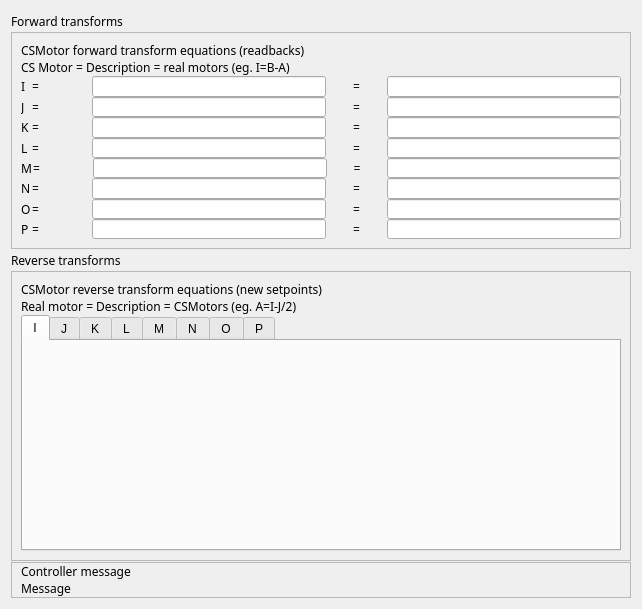
<?xml version="1.0" encoding="UTF-8"?>
<ui version="4.0">
 <class>EFrame</class>
 <widget class="QEFrame" name="EFrame">
  <property name="geometry">
   <rect>
    <x>0</x>
    <y>0</y>
    <width>642</width>
    <height>609</height>
   </rect>
  </property>
  <property name="sizePolicy">
   <sizepolicy hsizetype="Expanding" vsizetype="Expanding">
    <horstretch>0</horstretch>
    <verstretch>0</verstretch>
   </sizepolicy>
  </property>
  <property name="minimumSize">
   <size>
    <width>0</width>
    <height>1</height>
   </size>
  </property>
  <property name="windowTitle">
   <string>Kinematics</string>
  </property>
  <layout class="QVBoxLayout" name="verticalLayout" stretch="1,3,1,4,0">
   <property name="spacing">
    <number>1</number>
   </property>
   <item>
    <widget class="QLabel" name="label_20">
     <property name="maximumSize">
      <size>
       <width>16777215</width>
       <height>20</height>
      </size>
     </property>
     <property name="font">
      <font>
       <family>Abyssinica SIL</family>
       <pointsize>9</pointsize>
      </font>
     </property>
     <property name="text">
      <string>Forward transforms</string>
     </property>
    </widget>
   </item>
   <item>
    <widget class="QFrame" name="frame">
     <property name="sizePolicy">
      <sizepolicy hsizetype="Expanding" vsizetype="Expanding">
       <horstretch>0</horstretch>
       <verstretch>0</verstretch>
      </sizepolicy>
     </property>
     <property name="minimumSize">
      <size>
       <width>0</width>
       <height>1</height>
      </size>
     </property>
     <property name="frameShape">
      <enum>QFrame::StyledPanel</enum>
     </property>
     <property name="frameShadow">
      <enum>QFrame::Raised</enum>
     </property>
     <layout class="QVBoxLayout" name="verticalLayout_3">
      <property name="spacing">
       <number>0</number>
      </property>
      <item>
       <widget class="QLabel" name="label_2">
        <property name="font">
         <font>
          <family>Abyssinica SIL</family>
          <pointsize>9</pointsize>
         </font>
        </property>
        <property name="text">
         <string>CSMotor forward transform equations (readbacks)</string>
        </property>
       </widget>
      </item>
      <item>
       <widget class="QLabel" name="label_19">
        <property name="font">
         <font>
          <family>Abyssinica SIL</family>
          <pointsize>9</pointsize>
         </font>
        </property>
        <property name="text">
         <string>CS Motor = Description = real motors (eg. I=B-A)</string>
        </property>
       </widget>
      </item>
      <item>
       <layout class="QVBoxLayout" name="verticalLayout_2">
        <property name="spacing">
         <number>0</number>
        </property>
        <item>
         <layout class="QHBoxLayout" name="horizontalLayout" stretch="0,1,4,1,4">
          <property name="spacing">
           <number>1</number>
          </property>
          <item>
           <widget class="QLabel" name="label_21">
            <property name="sizePolicy">
             <sizepolicy hsizetype="Preferred" vsizetype="Preferred">
              <horstretch>0</horstretch>
              <verstretch>0</verstretch>
             </sizepolicy>
            </property>
            <property name="minimumSize">
             <size>
              <width>10</width>
              <height>0</height>
             </size>
            </property>
            <property name="font">
             <font>
              <family>Abyssinica SIL</family>
              <pointsize>9</pointsize>
             </font>
            </property>
            <property name="text">
             <string>I</string>
            </property>
           </widget>
          </item>
          <item>
           <widget class="QLabel" name="label_3">
            <property name="sizePolicy">
             <sizepolicy hsizetype="Preferred" vsizetype="Expanding">
              <horstretch>0</horstretch>
              <verstretch>0</verstretch>
             </sizepolicy>
            </property>
            <property name="minimumSize">
             <size>
              <width>0</width>
              <height>0</height>
             </size>
            </property>
            <property name="font">
             <font>
              <family>Abyssinica SIL</family>
              <pointsize>9</pointsize>
             </font>
            </property>
            <property name="text">
             <string>=</string>
            </property>
           </widget>
          </item>
          <item>
           <widget class="QELineEdit" name="qelineedit_3">
            <property name="sizePolicy">
             <sizepolicy hsizetype="Preferred" vsizetype="Expanding">
              <horstretch>0</horstretch>
              <verstretch>0</verstretch>
             </sizepolicy>
            </property>
            <property name="minimumSize">
             <size>
              <width>0</width>
              <height>0</height>
             </size>
            </property>
            <property name="font">
             <font>
              <family>Abyssinica SIL</family>
              <pointsize>9</pointsize>
             </font>
            </property>
            <property name="variable" stdset="0">
             <string>$(DMC)$(M9)_FTRANSFORM_SP.DESC</string>
            </property>
           </widget>
          </item>
          <item>
           <widget class="QLabel" name="label_4">
            <property name="sizePolicy">
             <sizepolicy hsizetype="Preferred" vsizetype="Expanding">
              <horstretch>0</horstretch>
              <verstretch>0</verstretch>
             </sizepolicy>
            </property>
            <property name="minimumSize">
             <size>
              <width>0</width>
              <height>0</height>
             </size>
            </property>
            <property name="font">
             <font>
              <family>Abyssinica SIL</family>
              <pointsize>9</pointsize>
             </font>
            </property>
            <property name="text">
             <string>=</string>
            </property>
            <property name="alignment">
             <set>Qt::AlignCenter</set>
            </property>
           </widget>
          </item>
          <item>
           <widget class="QELineEdit" name="qelineedit_2">
            <property name="sizePolicy">
             <sizepolicy hsizetype="Preferred" vsizetype="Expanding">
              <horstretch>0</horstretch>
              <verstretch>0</verstretch>
             </sizepolicy>
            </property>
            <property name="minimumSize">
             <size>
              <width>0</width>
              <height>0</height>
             </size>
            </property>
            <property name="font">
             <font>
              <family>Abyssinica SIL</family>
              <pointsize>9</pointsize>
             </font>
            </property>
            <property name="variable" stdset="0">
             <string>$(DMC)$(M9)_FTRANSFORM_SP</string>
            </property>
            <property name="format" stdset="0">
             <enum>QE::String</enum>
            </property>
           </widget>
          </item>
         </layout>
        </item>
        <item>
         <layout class="QHBoxLayout" name="horizontalLayout_2" stretch="0,1,4,1,4">
          <property name="spacing">
           <number>1</number>
          </property>
          <item>
           <widget class="QLabel" name="label_22">
            <property name="sizePolicy">
             <sizepolicy hsizetype="Preferred" vsizetype="Preferred">
              <horstretch>0</horstretch>
              <verstretch>0</verstretch>
             </sizepolicy>
            </property>
            <property name="minimumSize">
             <size>
              <width>10</width>
              <height>0</height>
             </size>
            </property>
            <property name="font">
             <font>
              <family>Abyssinica SIL</family>
              <pointsize>9</pointsize>
             </font>
            </property>
            <property name="text">
             <string>J</string>
            </property>
           </widget>
          </item>
          <item>
           <widget class="QLabel" name="label_5">
            <property name="sizePolicy">
             <sizepolicy hsizetype="Preferred" vsizetype="Expanding">
              <horstretch>0</horstretch>
              <verstretch>0</verstretch>
             </sizepolicy>
            </property>
            <property name="minimumSize">
             <size>
              <width>0</width>
              <height>0</height>
             </size>
            </property>
            <property name="font">
             <font>
              <family>Abyssinica SIL</family>
              <pointsize>9</pointsize>
             </font>
            </property>
            <property name="text">
             <string>=</string>
            </property>
           </widget>
          </item>
          <item>
           <widget class="QELineEdit" name="qelineedit_4">
            <property name="sizePolicy">
             <sizepolicy hsizetype="Preferred" vsizetype="Expanding">
              <horstretch>0</horstretch>
              <verstretch>0</verstretch>
             </sizepolicy>
            </property>
            <property name="minimumSize">
             <size>
              <width>0</width>
              <height>0</height>
             </size>
            </property>
            <property name="font">
             <font>
              <family>Abyssinica SIL</family>
              <pointsize>9</pointsize>
             </font>
            </property>
            <property name="variable" stdset="0">
             <string>$(DMC)$(M10)_FTRANSFORM_SP.DESC</string>
            </property>
           </widget>
          </item>
          <item>
           <widget class="QLabel" name="label_6">
            <property name="sizePolicy">
             <sizepolicy hsizetype="Preferred" vsizetype="Expanding">
              <horstretch>0</horstretch>
              <verstretch>0</verstretch>
             </sizepolicy>
            </property>
            <property name="minimumSize">
             <size>
              <width>0</width>
              <height>0</height>
             </size>
            </property>
            <property name="font">
             <font>
              <family>Abyssinica SIL</family>
              <pointsize>9</pointsize>
             </font>
            </property>
            <property name="text">
             <string>=</string>
            </property>
            <property name="alignment">
             <set>Qt::AlignCenter</set>
            </property>
           </widget>
          </item>
          <item>
           <widget class="QELineEdit" name="qelineedit_5">
            <property name="sizePolicy">
             <sizepolicy hsizetype="Preferred" vsizetype="Expanding">
              <horstretch>0</horstretch>
              <verstretch>0</verstretch>
             </sizepolicy>
            </property>
            <property name="minimumSize">
             <size>
              <width>0</width>
              <height>0</height>
             </size>
            </property>
            <property name="font">
             <font>
              <family>Abyssinica SIL</family>
              <pointsize>9</pointsize>
             </font>
            </property>
            <property name="variable" stdset="0">
             <string>$(DMC)$(M10)_FTRANSFORM_SP</string>
            </property>
            <property name="format" stdset="0">
             <enum>QE::String</enum>
            </property>
           </widget>
          </item>
         </layout>
        </item>
        <item>
         <layout class="QHBoxLayout" name="horizontalLayout_3" stretch="0,1,4,1,4">
          <property name="spacing">
           <number>1</number>
          </property>
          <item>
           <widget class="QLabel" name="label_23">
            <property name="sizePolicy">
             <sizepolicy hsizetype="Preferred" vsizetype="Preferred">
              <horstretch>0</horstretch>
              <verstretch>0</verstretch>
             </sizepolicy>
            </property>
            <property name="minimumSize">
             <size>
              <width>10</width>
              <height>0</height>
             </size>
            </property>
            <property name="font">
             <font>
              <family>Abyssinica SIL</family>
              <pointsize>9</pointsize>
             </font>
            </property>
            <property name="text">
             <string>K</string>
            </property>
           </widget>
          </item>
          <item>
           <widget class="QLabel" name="label_7">
            <property name="sizePolicy">
             <sizepolicy hsizetype="Preferred" vsizetype="Expanding">
              <horstretch>0</horstretch>
              <verstretch>0</verstretch>
             </sizepolicy>
            </property>
            <property name="minimumSize">
             <size>
              <width>0</width>
              <height>0</height>
             </size>
            </property>
            <property name="font">
             <font>
              <family>Abyssinica SIL</family>
              <pointsize>9</pointsize>
             </font>
            </property>
            <property name="text">
             <string>=</string>
            </property>
           </widget>
          </item>
          <item>
           <widget class="QELineEdit" name="qelineedit_6">
            <property name="sizePolicy">
             <sizepolicy hsizetype="Preferred" vsizetype="Expanding">
              <horstretch>0</horstretch>
              <verstretch>0</verstretch>
             </sizepolicy>
            </property>
            <property name="minimumSize">
             <size>
              <width>0</width>
              <height>0</height>
             </size>
            </property>
            <property name="font">
             <font>
              <family>Abyssinica SIL</family>
              <pointsize>9</pointsize>
             </font>
            </property>
            <property name="variable" stdset="0">
             <string>$(DMC)$(M11)_FTRANSFORM_SP.DESC</string>
            </property>
           </widget>
          </item>
          <item>
           <widget class="QLabel" name="label_8">
            <property name="sizePolicy">
             <sizepolicy hsizetype="Preferred" vsizetype="Expanding">
              <horstretch>0</horstretch>
              <verstretch>0</verstretch>
             </sizepolicy>
            </property>
            <property name="minimumSize">
             <size>
              <width>0</width>
              <height>0</height>
             </size>
            </property>
            <property name="font">
             <font>
              <family>Abyssinica SIL</family>
              <pointsize>9</pointsize>
             </font>
            </property>
            <property name="text">
             <string>=</string>
            </property>
            <property name="alignment">
             <set>Qt::AlignCenter</set>
            </property>
           </widget>
          </item>
          <item>
           <widget class="QELineEdit" name="qelineedit_7">
            <property name="sizePolicy">
             <sizepolicy hsizetype="Preferred" vsizetype="Expanding">
              <horstretch>0</horstretch>
              <verstretch>0</verstretch>
             </sizepolicy>
            </property>
            <property name="minimumSize">
             <size>
              <width>0</width>
              <height>0</height>
             </size>
            </property>
            <property name="font">
             <font>
              <family>Abyssinica SIL</family>
              <pointsize>9</pointsize>
             </font>
            </property>
            <property name="variable" stdset="0">
             <string>$(DMC)$(M11)_FTRANSFORM_SP</string>
            </property>
            <property name="format" stdset="0">
             <enum>QE::String</enum>
            </property>
           </widget>
          </item>
         </layout>
        </item>
        <item>
         <layout class="QHBoxLayout" name="horizontalLayout_4" stretch="0,1,4,1,4">
          <property name="spacing">
           <number>1</number>
          </property>
          <item>
           <widget class="QLabel" name="label_24">
            <property name="sizePolicy">
             <sizepolicy hsizetype="Preferred" vsizetype="Preferred">
              <horstretch>0</horstretch>
              <verstretch>0</verstretch>
             </sizepolicy>
            </property>
            <property name="minimumSize">
             <size>
              <width>10</width>
              <height>0</height>
             </size>
            </property>
            <property name="font">
             <font>
              <family>Abyssinica SIL</family>
              <pointsize>9</pointsize>
             </font>
            </property>
            <property name="text">
             <string>L</string>
            </property>
           </widget>
          </item>
          <item>
           <widget class="QLabel" name="label_9">
            <property name="sizePolicy">
             <sizepolicy hsizetype="Preferred" vsizetype="Expanding">
              <horstretch>0</horstretch>
              <verstretch>0</verstretch>
             </sizepolicy>
            </property>
            <property name="minimumSize">
             <size>
              <width>0</width>
              <height>0</height>
             </size>
            </property>
            <property name="font">
             <font>
              <family>Abyssinica SIL</family>
              <pointsize>9</pointsize>
             </font>
            </property>
            <property name="text">
             <string>=</string>
            </property>
           </widget>
          </item>
          <item>
           <widget class="QELineEdit" name="qelineedit_8">
            <property name="sizePolicy">
             <sizepolicy hsizetype="Preferred" vsizetype="Expanding">
              <horstretch>0</horstretch>
              <verstretch>0</verstretch>
             </sizepolicy>
            </property>
            <property name="minimumSize">
             <size>
              <width>0</width>
              <height>0</height>
             </size>
            </property>
            <property name="font">
             <font>
              <family>Abyssinica SIL</family>
              <pointsize>9</pointsize>
             </font>
            </property>
            <property name="variable" stdset="0">
             <string>$(DMC)$(M12)_FTRANSFORM_SP.DESC</string>
            </property>
           </widget>
          </item>
          <item>
           <widget class="QLabel" name="label_10">
            <property name="sizePolicy">
             <sizepolicy hsizetype="Preferred" vsizetype="Expanding">
              <horstretch>0</horstretch>
              <verstretch>0</verstretch>
             </sizepolicy>
            </property>
            <property name="minimumSize">
             <size>
              <width>0</width>
              <height>0</height>
             </size>
            </property>
            <property name="font">
             <font>
              <family>Abyssinica SIL</family>
              <pointsize>9</pointsize>
             </font>
            </property>
            <property name="text">
             <string>=</string>
            </property>
            <property name="alignment">
             <set>Qt::AlignCenter</set>
            </property>
           </widget>
          </item>
          <item>
           <widget class="QELineEdit" name="qelineedit_9">
            <property name="sizePolicy">
             <sizepolicy hsizetype="Preferred" vsizetype="Expanding">
              <horstretch>0</horstretch>
              <verstretch>0</verstretch>
             </sizepolicy>
            </property>
            <property name="minimumSize">
             <size>
              <width>0</width>
              <height>0</height>
             </size>
            </property>
            <property name="font">
             <font>
              <family>Abyssinica SIL</family>
              <pointsize>9</pointsize>
             </font>
            </property>
            <property name="variable" stdset="0">
             <string>$(DMC)$(M12)_FTRANSFORM_SP</string>
            </property>
            <property name="format" stdset="0">
             <enum>QE::String</enum>
            </property>
           </widget>
          </item>
         </layout>
        </item>
        <item>
         <layout class="QHBoxLayout" name="horizontalLayout_5" stretch="0,1,4,1,4">
          <property name="spacing">
           <number>1</number>
          </property>
          <item>
           <widget class="QLabel" name="label_25">
            <property name="sizePolicy">
             <sizepolicy hsizetype="Preferred" vsizetype="Preferred">
              <horstretch>0</horstretch>
              <verstretch>0</verstretch>
             </sizepolicy>
            </property>
            <property name="minimumSize">
             <size>
              <width>10</width>
              <height>0</height>
             </size>
            </property>
            <property name="font">
             <font>
              <family>Abyssinica SIL</family>
              <pointsize>9</pointsize>
             </font>
            </property>
            <property name="text">
             <string>M</string>
            </property>
           </widget>
          </item>
          <item>
           <widget class="QLabel" name="label_11">
            <property name="sizePolicy">
             <sizepolicy hsizetype="Preferred" vsizetype="Expanding">
              <horstretch>0</horstretch>
              <verstretch>0</verstretch>
             </sizepolicy>
            </property>
            <property name="minimumSize">
             <size>
              <width>0</width>
              <height>0</height>
             </size>
            </property>
            <property name="font">
             <font>
              <family>Abyssinica SIL</family>
              <pointsize>9</pointsize>
             </font>
            </property>
            <property name="text">
             <string>=</string>
            </property>
           </widget>
          </item>
          <item>
           <widget class="QELineEdit" name="qelineedit_10">
            <property name="sizePolicy">
             <sizepolicy hsizetype="Preferred" vsizetype="Expanding">
              <horstretch>0</horstretch>
              <verstretch>0</verstretch>
             </sizepolicy>
            </property>
            <property name="minimumSize">
             <size>
              <width>0</width>
              <height>0</height>
             </size>
            </property>
            <property name="font">
             <font>
              <family>Abyssinica SIL</family>
              <pointsize>9</pointsize>
             </font>
            </property>
            <property name="variable" stdset="0">
             <string>$(DMC)$(M13)_FTRANSFORM_SP.DESC</string>
            </property>
           </widget>
          </item>
          <item>
           <widget class="QLabel" name="label_12">
            <property name="sizePolicy">
             <sizepolicy hsizetype="Preferred" vsizetype="Expanding">
              <horstretch>0</horstretch>
              <verstretch>0</verstretch>
             </sizepolicy>
            </property>
            <property name="minimumSize">
             <size>
              <width>0</width>
              <height>0</height>
             </size>
            </property>
            <property name="font">
             <font>
              <family>Abyssinica SIL</family>
              <pointsize>9</pointsize>
             </font>
            </property>
            <property name="text">
             <string>=</string>
            </property>
            <property name="alignment">
             <set>Qt::AlignCenter</set>
            </property>
           </widget>
          </item>
          <item>
           <widget class="QELineEdit" name="qelineedit_11">
            <property name="sizePolicy">
             <sizepolicy hsizetype="Preferred" vsizetype="Expanding">
              <horstretch>0</horstretch>
              <verstretch>0</verstretch>
             </sizepolicy>
            </property>
            <property name="minimumSize">
             <size>
              <width>0</width>
              <height>0</height>
             </size>
            </property>
            <property name="font">
             <font>
              <family>Abyssinica SIL</family>
              <pointsize>9</pointsize>
             </font>
            </property>
            <property name="variable" stdset="0">
             <string>$(DMC)$(M13)_FTRANSFORM_SP</string>
            </property>
            <property name="format" stdset="0">
             <enum>QE::String</enum>
            </property>
           </widget>
          </item>
         </layout>
        </item>
        <item>
         <layout class="QHBoxLayout" name="horizontalLayout_6" stretch="0,1,4,1,4">
          <property name="spacing">
           <number>1</number>
          </property>
          <item>
           <widget class="QLabel" name="label_26">
            <property name="sizePolicy">
             <sizepolicy hsizetype="Preferred" vsizetype="Preferred">
              <horstretch>0</horstretch>
              <verstretch>0</verstretch>
             </sizepolicy>
            </property>
            <property name="minimumSize">
             <size>
              <width>10</width>
              <height>0</height>
             </size>
            </property>
            <property name="font">
             <font>
              <family>Abyssinica SIL</family>
              <pointsize>9</pointsize>
             </font>
            </property>
            <property name="text">
             <string>N</string>
            </property>
           </widget>
          </item>
          <item>
           <widget class="QLabel" name="label_13">
            <property name="sizePolicy">
             <sizepolicy hsizetype="Preferred" vsizetype="Expanding">
              <horstretch>0</horstretch>
              <verstretch>0</verstretch>
             </sizepolicy>
            </property>
            <property name="minimumSize">
             <size>
              <width>0</width>
              <height>0</height>
             </size>
            </property>
            <property name="font">
             <font>
              <family>Abyssinica SIL</family>
              <pointsize>9</pointsize>
             </font>
            </property>
            <property name="text">
             <string>=</string>
            </property>
           </widget>
          </item>
          <item>
           <widget class="QELineEdit" name="qelineedit_12">
            <property name="sizePolicy">
             <sizepolicy hsizetype="Preferred" vsizetype="Expanding">
              <horstretch>0</horstretch>
              <verstretch>0</verstretch>
             </sizepolicy>
            </property>
            <property name="minimumSize">
             <size>
              <width>0</width>
              <height>0</height>
             </size>
            </property>
            <property name="font">
             <font>
              <family>Abyssinica SIL</family>
              <pointsize>9</pointsize>
             </font>
            </property>
            <property name="variable" stdset="0">
             <string>$(DMC)$(M14)_FTRANSFORM_SP.DESC</string>
            </property>
           </widget>
          </item>
          <item>
           <widget class="QLabel" name="label_14">
            <property name="sizePolicy">
             <sizepolicy hsizetype="Preferred" vsizetype="Expanding">
              <horstretch>0</horstretch>
              <verstretch>0</verstretch>
             </sizepolicy>
            </property>
            <property name="minimumSize">
             <size>
              <width>0</width>
              <height>0</height>
             </size>
            </property>
            <property name="font">
             <font>
              <family>Abyssinica SIL</family>
              <pointsize>9</pointsize>
             </font>
            </property>
            <property name="text">
             <string>=</string>
            </property>
            <property name="alignment">
             <set>Qt::AlignCenter</set>
            </property>
           </widget>
          </item>
          <item>
           <widget class="QELineEdit" name="qelineedit_13">
            <property name="sizePolicy">
             <sizepolicy hsizetype="Preferred" vsizetype="Expanding">
              <horstretch>0</horstretch>
              <verstretch>0</verstretch>
             </sizepolicy>
            </property>
            <property name="minimumSize">
             <size>
              <width>0</width>
              <height>0</height>
             </size>
            </property>
            <property name="font">
             <font>
              <family>Abyssinica SIL</family>
              <pointsize>9</pointsize>
             </font>
            </property>
            <property name="variable" stdset="0">
             <string>$(DMC)$(M14)_FTRANSFORM_SP</string>
            </property>
            <property name="format" stdset="0">
             <enum>QE::String</enum>
            </property>
           </widget>
          </item>
         </layout>
        </item>
        <item>
         <layout class="QHBoxLayout" name="horizontalLayout_7" stretch="0,1,4,1,4">
          <property name="spacing">
           <number>1</number>
          </property>
          <item>
           <widget class="QLabel" name="label_27">
            <property name="sizePolicy">
             <sizepolicy hsizetype="Preferred" vsizetype="Preferred">
              <horstretch>0</horstretch>
              <verstretch>0</verstretch>
             </sizepolicy>
            </property>
            <property name="minimumSize">
             <size>
              <width>10</width>
              <height>0</height>
             </size>
            </property>
            <property name="font">
             <font>
              <family>Abyssinica SIL</family>
              <pointsize>9</pointsize>
             </font>
            </property>
            <property name="text">
             <string>O</string>
            </property>
           </widget>
          </item>
          <item>
           <widget class="QLabel" name="label_15">
            <property name="sizePolicy">
             <sizepolicy hsizetype="Preferred" vsizetype="Expanding">
              <horstretch>0</horstretch>
              <verstretch>0</verstretch>
             </sizepolicy>
            </property>
            <property name="minimumSize">
             <size>
              <width>0</width>
              <height>0</height>
             </size>
            </property>
            <property name="font">
             <font>
              <family>Abyssinica SIL</family>
              <pointsize>9</pointsize>
             </font>
            </property>
            <property name="text">
             <string>=</string>
            </property>
           </widget>
          </item>
          <item>
           <widget class="QELineEdit" name="qelineedit_14">
            <property name="sizePolicy">
             <sizepolicy hsizetype="Preferred" vsizetype="Expanding">
              <horstretch>0</horstretch>
              <verstretch>0</verstretch>
             </sizepolicy>
            </property>
            <property name="minimumSize">
             <size>
              <width>0</width>
              <height>0</height>
             </size>
            </property>
            <property name="font">
             <font>
              <family>Abyssinica SIL</family>
              <pointsize>9</pointsize>
             </font>
            </property>
            <property name="variable" stdset="0">
             <string>$(DMC)$(M15)_FTRANSFORM_SP.DESC</string>
            </property>
           </widget>
          </item>
          <item>
           <widget class="QLabel" name="label_16">
            <property name="sizePolicy">
             <sizepolicy hsizetype="Preferred" vsizetype="Expanding">
              <horstretch>0</horstretch>
              <verstretch>0</verstretch>
             </sizepolicy>
            </property>
            <property name="minimumSize">
             <size>
              <width>0</width>
              <height>0</height>
             </size>
            </property>
            <property name="font">
             <font>
              <family>Abyssinica SIL</family>
              <pointsize>9</pointsize>
             </font>
            </property>
            <property name="text">
             <string>=</string>
            </property>
            <property name="alignment">
             <set>Qt::AlignCenter</set>
            </property>
           </widget>
          </item>
          <item>
           <widget class="QELineEdit" name="qelineedit_15">
            <property name="sizePolicy">
             <sizepolicy hsizetype="Preferred" vsizetype="Expanding">
              <horstretch>0</horstretch>
              <verstretch>0</verstretch>
             </sizepolicy>
            </property>
            <property name="minimumSize">
             <size>
              <width>0</width>
              <height>0</height>
             </size>
            </property>
            <property name="font">
             <font>
              <family>Abyssinica SIL</family>
              <pointsize>9</pointsize>
             </font>
            </property>
            <property name="variable" stdset="0">
             <string>$(DMC)$(M15)_FTRANSFORM_SP</string>
            </property>
            <property name="format" stdset="0">
             <enum>QE::String</enum>
            </property>
           </widget>
          </item>
         </layout>
        </item>
        <item>
         <layout class="QHBoxLayout" name="horizontalLayout_8" stretch="0,1,4,1,4">
          <property name="spacing">
           <number>1</number>
          </property>
          <item>
           <widget class="QLabel" name="label_28">
            <property name="sizePolicy">
             <sizepolicy hsizetype="Preferred" vsizetype="Preferred">
              <horstretch>0</horstretch>
              <verstretch>0</verstretch>
             </sizepolicy>
            </property>
            <property name="minimumSize">
             <size>
              <width>10</width>
              <height>0</height>
             </size>
            </property>
            <property name="font">
             <font>
              <family>Abyssinica SIL</family>
              <pointsize>9</pointsize>
             </font>
            </property>
            <property name="text">
             <string>P</string>
            </property>
           </widget>
          </item>
          <item>
           <widget class="QLabel" name="label_17">
            <property name="sizePolicy">
             <sizepolicy hsizetype="Preferred" vsizetype="Expanding">
              <horstretch>0</horstretch>
              <verstretch>0</verstretch>
             </sizepolicy>
            </property>
            <property name="minimumSize">
             <size>
              <width>0</width>
              <height>0</height>
             </size>
            </property>
            <property name="font">
             <font>
              <family>Abyssinica SIL</family>
              <pointsize>9</pointsize>
             </font>
            </property>
            <property name="text">
             <string>=</string>
            </property>
           </widget>
          </item>
          <item>
           <widget class="QELineEdit" name="qelineedit_16">
            <property name="sizePolicy">
             <sizepolicy hsizetype="Preferred" vsizetype="Expanding">
              <horstretch>0</horstretch>
              <verstretch>0</verstretch>
             </sizepolicy>
            </property>
            <property name="minimumSize">
             <size>
              <width>0</width>
              <height>0</height>
             </size>
            </property>
            <property name="font">
             <font>
              <family>Abyssinica SIL</family>
              <pointsize>9</pointsize>
             </font>
            </property>
            <property name="variable" stdset="0">
             <string>$(DMC)$(M16)_FTRANSFORM_SP.DESC</string>
            </property>
           </widget>
          </item>
          <item>
           <widget class="QLabel" name="label_18">
            <property name="sizePolicy">
             <sizepolicy hsizetype="Preferred" vsizetype="Expanding">
              <horstretch>0</horstretch>
              <verstretch>0</verstretch>
             </sizepolicy>
            </property>
            <property name="minimumSize">
             <size>
              <width>0</width>
              <height>0</height>
             </size>
            </property>
            <property name="font">
             <font>
              <family>Abyssinica SIL</family>
              <pointsize>9</pointsize>
             </font>
            </property>
            <property name="text">
             <string>=</string>
            </property>
            <property name="alignment">
             <set>Qt::AlignCenter</set>
            </property>
           </widget>
          </item>
          <item>
           <widget class="QELineEdit" name="qelineedit_17">
            <property name="sizePolicy">
             <sizepolicy hsizetype="Preferred" vsizetype="Expanding">
              <horstretch>0</horstretch>
              <verstretch>0</verstretch>
             </sizepolicy>
            </property>
            <property name="minimumSize">
             <size>
              <width>0</width>
              <height>0</height>
             </size>
            </property>
            <property name="font">
             <font>
              <family>Abyssinica SIL</family>
              <pointsize>9</pointsize>
             </font>
            </property>
            <property name="variable" stdset="0">
             <string>$(DMC)$(M16)_FTRANSFORM_SP</string>
            </property>
            <property name="format" stdset="0">
             <enum>QE::String</enum>
            </property>
           </widget>
          </item>
         </layout>
        </item>
       </layout>
      </item>
     </layout>
    </widget>
   </item>
   <item>
    <widget class="QLabel" name="label_42">
     <property name="maximumSize">
      <size>
       <width>16777215</width>
       <height>20</height>
      </size>
     </property>
     <property name="font">
      <font>
       <family>Abyssinica SIL</family>
       <pointsize>9</pointsize>
      </font>
     </property>
     <property name="text">
      <string>Reverse transforms</string>
     </property>
    </widget>
   </item>
   <item>
    <widget class="QFrame" name="frame_3">
     <property name="sizePolicy">
      <sizepolicy hsizetype="Expanding" vsizetype="Expanding">
       <horstretch>0</horstretch>
       <verstretch>0</verstretch>
      </sizepolicy>
     </property>
     <property name="minimumSize">
      <size>
       <width>0</width>
       <height>1</height>
      </size>
     </property>
     <property name="frameShape">
      <enum>QFrame::StyledPanel</enum>
     </property>
     <property name="frameShadow">
      <enum>QFrame::Raised</enum>
     </property>
     <layout class="QVBoxLayout" name="verticalLayout_6">
      <property name="spacing">
       <number>0</number>
      </property>
      <item>
       <widget class="QLabel" name="label_43">
        <property name="font">
         <font>
          <family>Abyssinica SIL</family>
          <pointsize>9</pointsize>
         </font>
        </property>
        <property name="text">
         <string>CSMotor reverse transform equations (new setpoints)</string>
        </property>
       </widget>
      </item>
      <item>
       <widget class="QLabel" name="label_58">
        <property name="font">
         <font>
          <family>Abyssinica SIL</family>
          <pointsize>9</pointsize>
         </font>
        </property>
        <property name="text">
         <string>Real motor = Description = CSMotors (eg. A=I-J/2) </string>
        </property>
       </widget>
      </item>
      <item>
       <widget class="QTabWidget" name="tabWidget">
        <property name="currentIndex">
         <number>0</number>
        </property>
        <property name="elideMode">
         <enum>Qt::ElideNone</enum>
        </property>
        <property name="documentMode">
         <bool>false</bool>
        </property>
        <property name="tabsClosable">
         <bool>false</bool>
        </property>
        <widget class="QWidget" name="tab">
         <attribute name="title">
          <string>I</string>
         </attribute>
         <layout class="QVBoxLayout" name="verticalLayout_8">
          <item>
           <widget class="QEForm" name="qeform_2">
            <property name="uiFile" stdset="0">
             <string>galil_kinematics_reverse.ui</string>
            </property>
            <property name="variableSubstitutions" stdset="0">
             <string>M=$(M9)</string>
            </property>
           </widget>
          </item>
         </layout>
        </widget>
        <widget class="QWidget" name="tab_2">
         <attribute name="title">
          <string>J</string>
         </attribute>
         <layout class="QVBoxLayout" name="verticalLayout_7">
          <item>
           <widget class="QEForm" name="qeform">
            <property name="uiFile" stdset="0">
             <string>galil_kinematics_reverse.ui</string>
            </property>
            <property name="variableSubstitutions" stdset="0">
             <string>M=$(M10)</string>
            </property>
           </widget>
          </item>
         </layout>
        </widget>
        <widget class="QWidget" name="tab_3">
         <attribute name="title">
          <string>K</string>
         </attribute>
         <layout class="QVBoxLayout" name="verticalLayout_9">
          <item>
           <widget class="QEForm" name="qeform_3">
            <property name="uiFile" stdset="0">
             <string>galil_kinematics_reverse.ui</string>
            </property>
            <property name="variableSubstitutions" stdset="0">
             <string>M=$(M11)</string>
            </property>
           </widget>
          </item>
         </layout>
        </widget>
        <widget class="QWidget" name="tab_4">
         <attribute name="title">
          <string>L</string>
         </attribute>
         <layout class="QVBoxLayout" name="verticalLayout_10">
          <item>
           <widget class="QEForm" name="qeform_4">
            <property name="uiFile" stdset="0">
             <string>galil_kinematics_reverse.ui</string>
            </property>
            <property name="variableSubstitutions" stdset="0">
             <string>M=$(M12)</string>
            </property>
           </widget>
          </item>
         </layout>
        </widget>
        <widget class="QWidget" name="tab_5">
         <attribute name="title">
          <string>M</string>
         </attribute>
         <layout class="QVBoxLayout" name="verticalLayout_11">
          <item>
           <widget class="QEForm" name="qeform_5">
            <property name="uiFile" stdset="0">
             <string>galil_kinematics_reverse.ui</string>
            </property>
            <property name="variableSubstitutions" stdset="0">
             <string>M=$(M13)</string>
            </property>
           </widget>
          </item>
         </layout>
        </widget>
        <widget class="QWidget" name="tab_6">
         <attribute name="title">
          <string>N</string>
         </attribute>
         <layout class="QVBoxLayout" name="verticalLayout_12">
          <item>
           <widget class="QEForm" name="qeform_6">
            <property name="uiFile" stdset="0">
             <string>galil_kinematics_reverse.ui</string>
            </property>
            <property name="variableSubstitutions" stdset="0">
             <string>M=$(M14)</string>
            </property>
           </widget>
          </item>
         </layout>
        </widget>
        <widget class="QWidget" name="tab_7">
         <attribute name="title">
          <string>O</string>
         </attribute>
         <layout class="QVBoxLayout" name="verticalLayout_13">
          <item>
           <widget class="QEForm" name="qeform_7">
            <property name="uiFile" stdset="0">
             <string>galil_kinematics_reverse.ui</string>
            </property>
            <property name="variableSubstitutions" stdset="0">
             <string>M=$(M15)</string>
            </property>
           </widget>
          </item>
         </layout>
        </widget>
        <widget class="QWidget" name="tab_8">
         <attribute name="title">
          <string>P</string>
         </attribute>
         <layout class="QVBoxLayout" name="verticalLayout_14">
          <item>
           <widget class="QEForm" name="qeform_8">
            <property name="uiFile" stdset="0">
             <string>galil_kinematics_reverse.ui</string>
            </property>
            <property name="variableSubstitutions" stdset="0">
             <string>M=$(M16)</string>
            </property>
           </widget>
          </item>
         </layout>
        </widget>
       </widget>
      </item>
     </layout>
    </widget>
   </item>
   <item>
    <widget class="QFrame" name="frame_4">
     <property name="frameShape">
      <enum>QFrame::StyledPanel</enum>
     </property>
     <property name="frameShadow">
      <enum>QFrame::Raised</enum>
     </property>
     <layout class="QVBoxLayout" name="verticalLayout_15">
      <property name="spacing">
       <number>0</number>
      </property>
      <property name="topMargin">
       <number>0</number>
      </property>
      <property name="bottomMargin">
       <number>0</number>
      </property>
      <item>
       <layout class="QVBoxLayout" name="verticalLayout_16">
        <item>
         <widget class="QLabel" name="label_59">
          <property name="maximumSize">
           <size>
            <width>16777215</width>
            <height>20</height>
           </size>
          </property>
          <property name="font">
           <font>
            <family>Abyssinica SIL</family>
            <pointsize>9</pointsize>
           </font>
          </property>
          <property name="text">
           <string>Controller message</string>
          </property>
         </widget>
        </item>
        <item>
         <widget class="QELabel" name="qelabel_12">
          <property name="sizePolicy">
           <sizepolicy hsizetype="Minimum" vsizetype="Preferred">
            <horstretch>0</horstretch>
            <verstretch>0</verstretch>
           </sizepolicy>
          </property>
          <property name="font">
           <font>
            <family>Abyssinica SIL</family>
            <pointsize>9</pointsize>
           </font>
          </property>
          <property name="frameShape">
           <enum>QFrame::NoFrame</enum>
          </property>
          <property name="variable" stdset="0">
           <string>$(DMC)ERROR_MON</string>
          </property>
          <property name="text">
           <string>Message</string>
          </property>
         </widget>
        </item>
       </layout>
      </item>
     </layout>
    </widget>
   </item>
  </layout>
 </widget>
 <customwidgets>
  <customwidget>
   <class>QEForm</class>
   <extends>QWidget</extends>
   <header>QEForm.h</header>
  </customwidget>
  <customwidget>
   <class>QELabel</class>
   <extends>QLabel</extends>
   <header>QELabel.h</header>
  </customwidget>
  <customwidget>
   <class>QELineEdit</class>
   <extends>QLineEdit</extends>
   <header>QELineEdit.h</header>
  </customwidget>
  <customwidget>
   <class>QEFrame</class>
   <extends>QFrame</extends>
   <header>QEFrame.h</header>
   <container>1</container>
  </customwidget>
 </customwidgets>
 <resources/>
 <connections/>
</ui>
